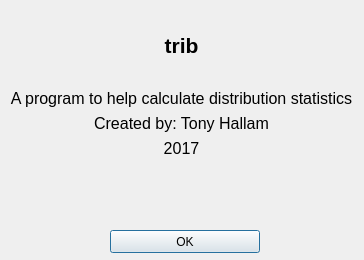
<?xml version="1.0" encoding="UTF-8"?>
<ui version="4.0">
 <class>dialogAbout</class>
 <widget class="QDialog" name="dialogAbout">
  <property name="geometry">
   <rect>
    <x>0</x>
    <y>0</y>
    <width>364</width>
    <height>260</height>
   </rect>
  </property>
  <property name="windowTitle">
   <string>Trib- About</string>
  </property>
  <widget class="QPushButton" name="pushButton">
   <property name="geometry">
    <rect>
     <x>110</x>
     <y>230</y>
     <width>150</width>
     <height>23</height>
    </rect>
   </property>
   <property name="maximumSize">
    <size>
     <width>150</width>
     <height>16777215</height>
    </size>
   </property>
   <property name="text">
    <string>OK</string>
   </property>
   <property name="default">
    <bool>false</bool>
   </property>
   <property name="flat">
    <bool>false</bool>
   </property>
  </widget>
  <widget class="QWidget" name="layoutWidget">
   <property name="geometry">
    <rect>
     <x>1</x>
     <y>7</y>
     <width>361</width>
     <height>211</height>
    </rect>
   </property>
   <layout class="QVBoxLayout" name="verticalLayout" stretch="3,0,0,0,0">
    <item>
     <widget class="QLabel" name="labelTitle">
      <property name="font">
       <font>
        <family>Tahoma</family>
        <pointsize>16</pointsize>
        <weight>75</weight>
        <bold>true</bold>
       </font>
      </property>
      <property name="text">
       <string>trib</string>
      </property>
      <property name="alignment">
       <set>Qt::AlignCenter</set>
      </property>
     </widget>
    </item>
    <item>
     <widget class="QLabel" name="labelDisc">
      <property name="font">
       <font>
        <family>Tahoma</family>
        <pointsize>12</pointsize>
        <weight>50</weight>
        <bold>false</bold>
       </font>
      </property>
      <property name="text">
       <string>A program to help calculate distribution statistics</string>
      </property>
      <property name="alignment">
       <set>Qt::AlignCenter</set>
      </property>
     </widget>
    </item>
    <item>
     <widget class="QLabel" name="labelAuthor">
      <property name="font">
       <font>
        <family>Tahoma</family>
        <pointsize>12</pointsize>
        <weight>50</weight>
        <bold>false</bold>
       </font>
      </property>
      <property name="text">
       <string>Created by: Tony Hallam</string>
      </property>
      <property name="alignment">
       <set>Qt::AlignCenter</set>
      </property>
     </widget>
    </item>
    <item>
     <widget class="QLabel" name="labelYear">
      <property name="font">
       <font>
        <family>Tahoma</family>
        <pointsize>12</pointsize>
        <weight>50</weight>
        <bold>false</bold>
       </font>
      </property>
      <property name="text">
       <string>2017</string>
      </property>
      <property name="alignment">
       <set>Qt::AlignCenter</set>
      </property>
     </widget>
    </item>
    <item>
     <spacer name="verticalSpacer">
      <property name="orientation">
       <enum>Qt::Vertical</enum>
      </property>
      <property name="sizeHint" stdset="0">
       <size>
        <width>20</width>
        <height>60</height>
       </size>
      </property>
     </spacer>
    </item>
   </layout>
  </widget>
 </widget>
 <resources/>
 <connections>
  <connection>
   <sender>pushButton</sender>
   <signal>released()</signal>
   <receiver>dialogAbout</receiver>
   <slot>close()</slot>
   <hints>
    <hint type="sourcelabel">
     <x>207</x>
     <y>271</y>
    </hint>
    <hint type="destinationlabel">
     <x>199</x>
     <y>149</y>
    </hint>
   </hints>
  </connection>
 </connections>
</ui>
